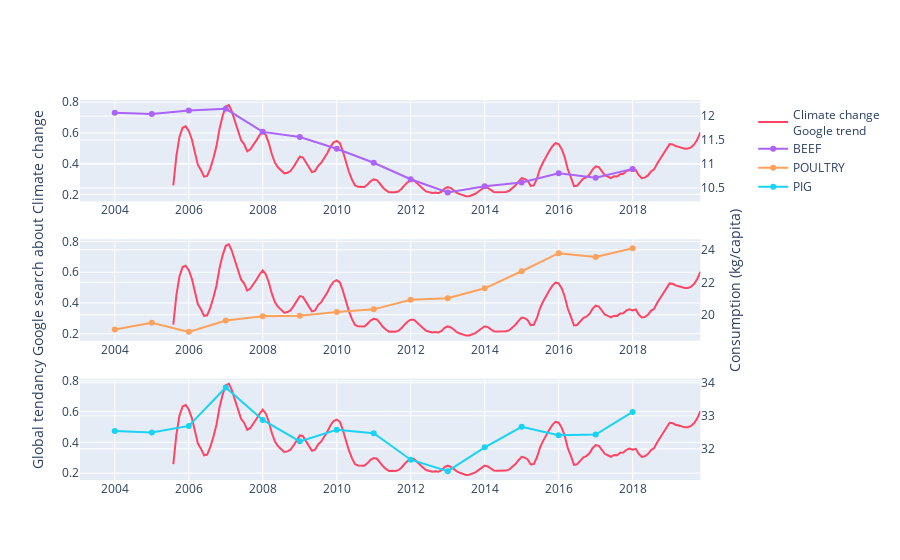

Write notebook code for a chart like this one.
### Code cell
#px.line(meat_consumption, x='years', y='all_consumption',)


arrowColor = 'white'
family = 'Courier' # font 
color = 'white'
annotationFont= dict(size=10, family=family, color=color)


label_name = 'Climate change <br>Google trend'


# Create figure with secondary y-axis
fig = make_subplots(specs=[[{"secondary_y": True}], [{"secondary_y": True}], [{"secondary_y": True}] ], rows=3, cols=1)

fig.add_trace(
    go.Scatter(x=df.index, y=signal.savgol_filter(df,15, 3), name=label_name, marker_color='#FF4464', showlegend=False,  ), secondary_y=False, 
              row=1, col=1  ,        )


fig.add_trace(
    go.Scatter(x=df.index, y=signal.savgol_filter(df,15, 3), name=label_name,  marker_color='#FF4464', showlegend=False ), secondary_y=False, 
              row=2, col=1   ,      )

fig.add_trace(
    go.Scatter(x=df.index, y=signal.savgol_filter(df,15, 3), name=label_name,  marker_color='#FF4464'), secondary_y=False, 
              row=3, col=1  ,        )


#fig.add_trace(
#    go.Scatter(x=df.index, y=signal.savgol_filter(df,15, 3), name='Climate change google trend',  marker_color='#FF4464'), secondary_y=False, 
#              row=4, col=1  ,        )






fig.add_trace(
    go.Scatter(x=meat_consumption.years,
    y=meat_consumption.BEEF,name="BEEF"),
    secondary_y=True,
     row=1, col=1 
)
#fig.update_yaxes(title_text="Beef consumption (kg/capita)", row=1, col=1, secondary_y=True)

fig.add_trace(
    go.Scatter(x=meat_consumption.years,
    y=meat_consumption.POULTRY,name="POULTRY"),
    secondary_y=True,
     row=2, col=1, 
)

#fig.update_yaxes(title_text="Poultry consumption (kg/capita)",  row=2, col=1, secondary_y=True)

fig.add_trace(
    go.Scatter(x=meat_consumption.years,
    y=meat_consumption.PIG,name="PIG"),
    secondary_y=True,
     row=3, col=1 
)
#fig.update_yaxes(title_text="Pig consumption (kg/capita)", row=3, col=1, secondary_y=True)

#fig.add_trace(
#    go.Scatter(x=meat_consumption.years,
#    y=meat_consumption.SHEEP,name="SHEEP"),
#    secondary_y=True,
#)


#fig.add_trace(
#    go.Scatter(x=meat_consumption.years,
#    y=meat_consumption.all_consumption,name="mean meat consumption"),
#    secondary_y=True,
#     row=4, col=1 
#)


# Add figure title
fig.update_layout(
#    title_text="Comparison between Climate Change"
)

# Set x-axis title
#fig.update_xaxes(title_text="xaxis title")

# Set y-axes titles
fig.update_yaxes(title_text="Global tendancy Google search about Climate change", secondary_y=False, row=2, col=1)
fig.update_yaxes(title_text="Consumption (kg/capita)", secondary_y=True, row=2, col=1)

fig.show()

#pio.write_html(change_config_graphe_1(fig), file='GoogleTrendComparison.html', auto_open=True)

### Figure 1 — Plotly figure (JSON) as saved in the notebook; plotly's stock layout.template omitted (floating-point values rounded to 4 significant figures; data arrays with more than 128 entries replaced by an {"elided": "..."} marker saying what was removed)
{"data": [{"marker": {"color": "#FF4464"}, "name": "Climate change <br>Google trend", "showlegend": false, "type": "scatter", "x": {"elided": "172 str values"}, "xaxis": "x", "y": {"elided": "172 float values"}, "yaxis": "y"}, {"marker": {"color": "#FF4464"}, "name": "Climate change <br>Google trend", "showlegend": false, "type": "scatter", "x": {"elided": "172 str values"}, "xaxis": "x2", "y": {"elided": "172 float values"}, "yaxis": "y3"}, {"marker": {"color": "#FF4464"}, "name": "Climate change <br>Google trend", "type": "scatter", "x": {"elided": "172 str values"}, "xaxis": "x3", "y": {"elided": "172 float values"}, "yaxis": "y5"}, {"name": "BEEF", "type": "scatter", "x": [2004, 2005, 2006, 2007, 2008, 2009, 2010, 2011, 2012, 2013, 2014, 2015, 2016, 2017, 2018], "xaxis": "x", "y": [12.07, 12.04, 12.12, 12.15, 11.67, 11.56, 11.32, 11.03, 10.68, 10.41, 10.54, 10.61, 10.81, 10.71, 10.9], "yaxis": "y2"}, {"name": "POULTRY", "type": "scatter", "x": [2004, 2005, 2006, 2007, 2008, 2009, 2010, 2011, 2012, 2013, 2014, 2015, 2016, 2017, 2018], "xaxis": "x2", "y": [19.1, 19.51, 18.95, 19.65, 19.91, 19.94, 20.17, 20.34, 20.93, 21.02, 21.63, 22.68, 23.79, 23.56, 24.1], "yaxis": "y4"}, {"name": "PIG", "type": "scatter", "x": [2004, 2005, 2006, 2007, 2008, 2009, 2010, 2011, 2012, 2013, 2014, 2015, 2016, 2017, 2018], "xaxis": "x3", "y": [32.54, 32.5, 32.7, 33.86, 32.88, 32.23, 32.58, 32.47, 31.67, 31.32, 32.05, 32.67, 32.41, 32.44, 33.12], "yaxis": "y6"}], "layout": {"xaxis": {"anchor": "y", "domain": [0, 0.94]}, "xaxis2": {"anchor": "y3", "domain": [0, 0.94]}, "xaxis3": {"anchor": "y5", "domain": [0, 0.94]}, "yaxis": {"anchor": "x", "domain": [0.7333, 1]}, "yaxis2": {"anchor": "x", "overlaying": "y", "side": "right"}, "yaxis3": {"anchor": "x2", "domain": [0.3667, 0.6333], "title": {"text": "Global tendancy Google search about Climate change"}}, "yaxis4": {"anchor": "x2", "overlaying": "y3", "side": "right", "title": {"text": "Consumption (kg/capita)"}}, "yaxis5": {"anchor": "x3", "domain": [0, 0.2667]}, "yaxis6": {"anchor": "x3", "overlaying": "y5", "side": "right"}}}
